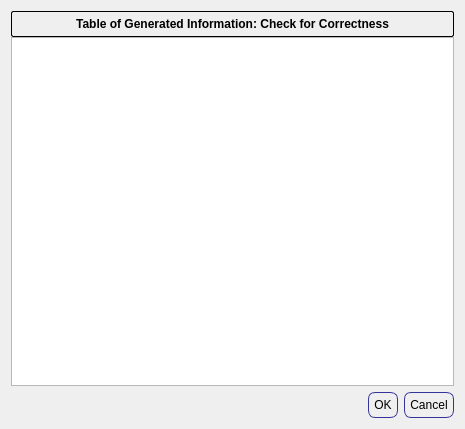
<?xml version="1.0" encoding="UTF-8"?>
<ui version="4.0">
 <class>Dialog</class>
 <widget class="QDialog" name="Dialog">
  <property name="geometry">
   <rect>
    <x>0</x>
    <y>0</y>
    <width>465</width>
    <height>429</height>
   </rect>
  </property>
  <property name="windowTitle">
   <string>TableView</string>
  </property>
  <property name="styleSheet">
   <string notr="true">
.QPushButton{
	color: black;
	border-width: 1px;
	border-color: #339;
	border-style: solid;
	border-radius: 7;
	padding-left: 5px;
	padding-right: 5px;
	padding-top: 5px;
	padding-bottom: 5px;
}

.QLabel{
	font-weight: bold;
	font-size: 12px;
	padding: 5px;
    border-radius: 2px;
    border: 1px solid black;

}


</string>
  </property>
  <layout class="QVBoxLayout" name="verticalLayout_4">
   <item>
    <layout class="QVBoxLayout" name="verticalLayout_3">
     <item>
      <layout class="QHBoxLayout" name="horizontalLayout">
       <property name="spacing">
        <number>1</number>
       </property>
       <item>
        <layout class="QVBoxLayout" name="verticalLayout_2">
         <property name="spacing">
          <number>0</number>
         </property>
         <item>
          <widget class="QLabel" name="label_2">
           <property name="frameShape">
            <enum>QFrame::Box</enum>
           </property>
           <property name="frameShadow">
            <enum>QFrame::Plain</enum>
           </property>
           <property name="lineWidth">
            <number>1</number>
           </property>
           <property name="text">
            <string>Table of Generated Information: Check for Correctness</string>
           </property>
           <property name="alignment">
            <set>Qt::AlignCenter</set>
           </property>
          </widget>
         </item>
         <item>
          <widget class="QTableView" name="tblList"/>
         </item>
        </layout>
       </item>
       <item>
        <layout class="QVBoxLayout" name="verticalLayout">
         <property name="spacing">
          <number>0</number>
         </property>
        </layout>
       </item>
      </layout>
     </item>
     <item>
      <layout class="QHBoxLayout" name="horizontalLayout_2">
       <item>
        <spacer name="horizontalSpacer">
         <property name="orientation">
          <enum>Qt::Horizontal</enum>
         </property>
         <property name="sizeHint" stdset="0">
          <size>
           <width>40</width>
           <height>20</height>
          </size>
         </property>
        </spacer>
       </item>
       <item>
        <widget class="QDialogButtonBox" name="buttonBox">
         <property name="sizePolicy">
          <sizepolicy hsizetype="Fixed" vsizetype="Fixed">
           <horstretch>0</horstretch>
           <verstretch>0</verstretch>
          </sizepolicy>
         </property>
         <property name="toolTip">
          <string>If the site labels and coordinates match 
 values in the database you may skip 
 this form.</string>
         </property>
         <property name="orientation">
          <enum>Qt::Horizontal</enum>
         </property>
         <property name="standardButtons">
          <set>QDialogButtonBox::Cancel|QDialogButtonBox::Ok</set>
         </property>
        </widget>
       </item>
      </layout>
     </item>
    </layout>
   </item>
  </layout>
  <zorder>buttonBox</zorder>
  <zorder>line</zorder>
  <zorder></zorder>
  <zorder>horizontalSpacer</zorder>
  <zorder></zorder>
  <zorder></zorder>
  <zorder>tblList</zorder>
  <zorder>label_2</zorder>
 </widget>
 <resources/>
 <connections>
  <connection>
   <sender>buttonBox</sender>
   <signal>accepted()</signal>
   <receiver>Dialog</receiver>
   <slot>accept()</slot>
   <hints>
    <hint type="sourcelabel">
     <x>248</x>
     <y>254</y>
    </hint>
    <hint type="destinationlabel">
     <x>157</x>
     <y>274</y>
    </hint>
   </hints>
  </connection>
  <connection>
   <sender>buttonBox</sender>
   <signal>rejected()</signal>
   <receiver>Dialog</receiver>
   <slot>reject()</slot>
   <hints>
    <hint type="sourcelabel">
     <x>316</x>
     <y>260</y>
    </hint>
    <hint type="destinationlabel">
     <x>286</x>
     <y>274</y>
    </hint>
   </hints>
  </connection>
 </connections>
</ui>
